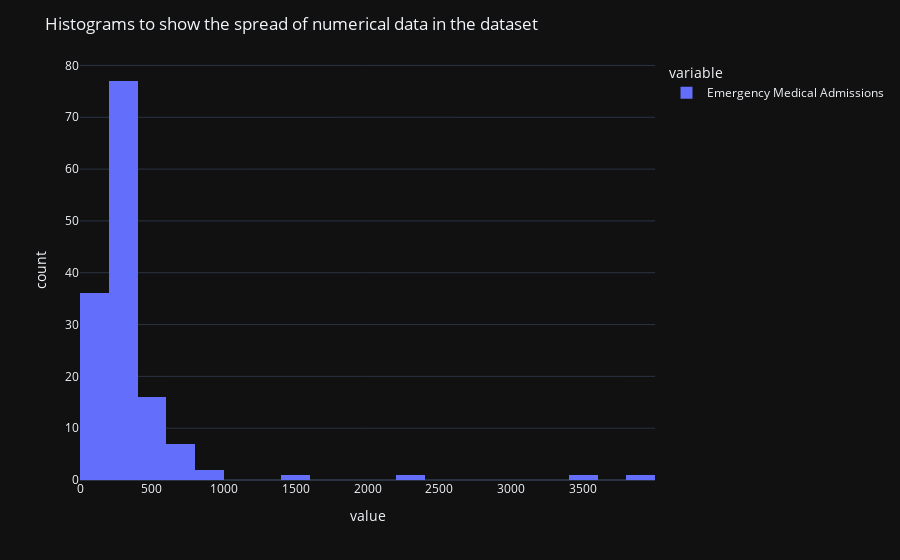
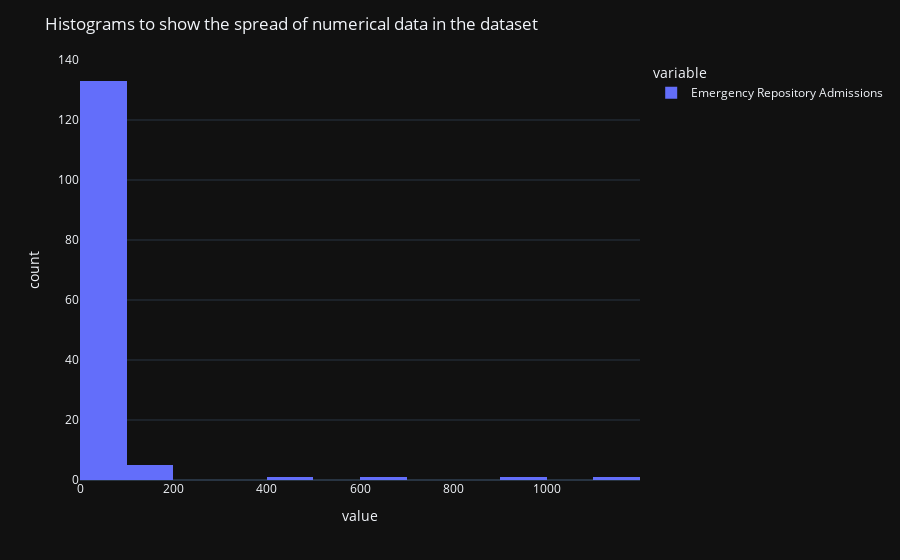
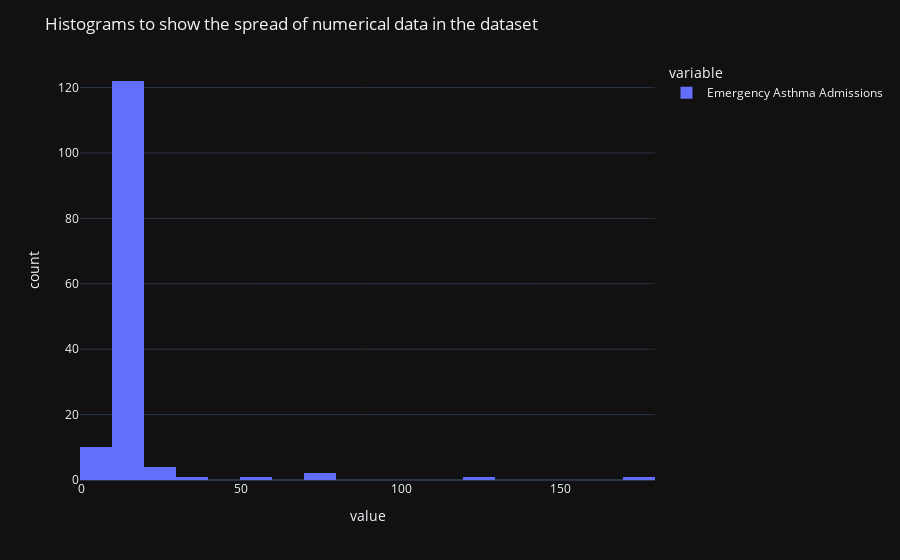
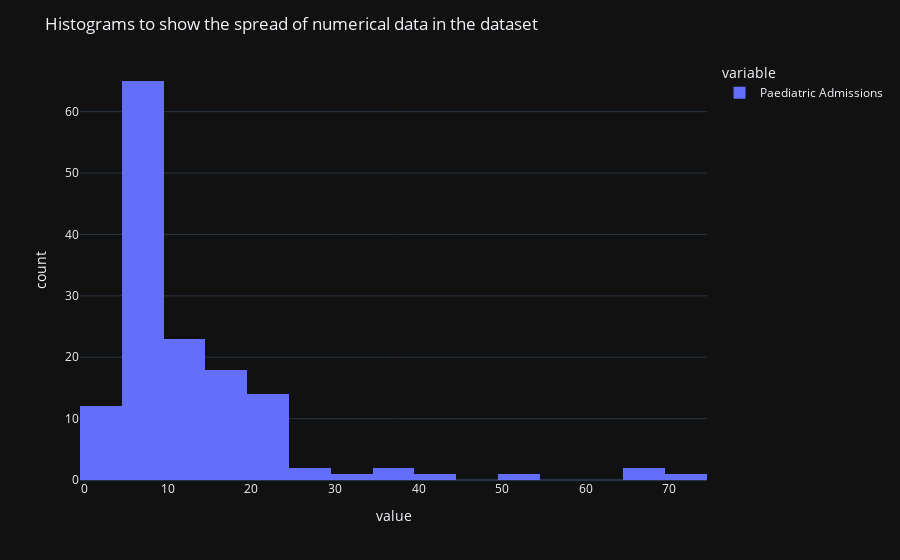

Notebook source saved alongside these figures, in order:
### Markdown cell above
# Distributions

### Code cell
numerical_cols = df.select_dtypes(include=['number']).columns.tolist()
for total in numerical_cols :
    figure = px.histogram(df, x=[total], nbins=20)
    figure.update_layout(title="Histograms to show the spread of numerical data in the dataset")
    figure.show()

### Figure 1 — Plotly figure (JSON) as saved in the notebook; plotly's stock layout.template omitted (floating-point values rounded to 4 significant figures; data arrays with more than 128 entries replaced by an {"elided": "..."} marker saying what was removed)
{"data": [{"alignmentgroup": "True", "bingroup": "x", "hovertemplate": "variable=Emergency Medical Admissions<br>value=%{x}<br>count=%{y}<extra></extra>", "legendgroup": "Emergency Medical Admissions", "marker": {"color": "#636efa", "pattern": {"shape": ""}}, "name": "Emergency Medical Admissions", "nbinsx": 20, "offsetgroup": "Emergency Medical Admissions", "orientation": "v", "showlegend": true, "x": {"elided": "142 int values"}, "xaxis": "x", "yaxis": "y", "type": "histogram"}], "layout": {"xaxis": {"anchor": "y", "domain": [0.0, 1.0], "title": {"text": "value"}}, "yaxis": {"anchor": "x", "domain": [0.0, 1.0], "title": {"text": "count"}}, "legend": {"title": {"text": "variable"}, "tracegroupgap": 0}, "margin": {"t": 60}, "barmode": "relative", "title": {"text": "Histograms to show the spread of numerical data in the dataset"}}}

### Figure 2 — Plotly figure (JSON) as saved in the notebook; plotly's stock layout.template omitted (floating-point values rounded to 4 significant figures; data arrays with more than 128 entries replaced by an {"elided": "..."} marker saying what was removed)
{"data": [{"alignmentgroup": "True", "bingroup": "x", "hovertemplate": "variable=Emergency Repository Admissions<br>value=%{x}<br>count=%{y}<extra></extra>", "legendgroup": "Emergency Repository Admissions", "marker": {"color": "#636efa", "pattern": {"shape": ""}}, "name": "Emergency Repository Admissions", "nbinsx": 20, "offsetgroup": "Emergency Repository Admissions", "orientation": "v", "showlegend": true, "x": {"elided": "142 int values"}, "xaxis": "x", "yaxis": "y", "type": "histogram"}], "layout": {"xaxis": {"anchor": "y", "domain": [0.0, 1.0], "title": {"text": "value"}}, "yaxis": {"anchor": "x", "domain": [0.0, 1.0], "title": {"text": "count"}}, "legend": {"title": {"text": "variable"}, "tracegroupgap": 0}, "margin": {"t": 60}, "barmode": "relative", "title": {"text": "Histograms to show the spread of numerical data in the dataset"}}}

### Figure 3 — Plotly figure (JSON) as saved in the notebook; plotly's stock layout.template omitted (floating-point values rounded to 4 significant figures; data arrays with more than 128 entries replaced by an {"elided": "..."} marker saying what was removed)
{"data": [{"alignmentgroup": "True", "bingroup": "x", "hovertemplate": "variable=Emergency Asthma Admissions<br>value=%{x}<br>count=%{y}<extra></extra>", "legendgroup": "Emergency Asthma Admissions", "marker": {"color": "#636efa", "pattern": {"shape": ""}}, "name": "Emergency Asthma Admissions", "nbinsx": 20, "offsetgroup": "Emergency Asthma Admissions", "orientation": "v", "showlegend": true, "x": {"elided": "142 int values"}, "xaxis": "x", "yaxis": "y", "type": "histogram"}], "layout": {"xaxis": {"anchor": "y", "domain": [0.0, 1.0], "title": {"text": "value"}}, "yaxis": {"anchor": "x", "domain": [0.0, 1.0], "title": {"text": "count"}}, "legend": {"title": {"text": "variable"}, "tracegroupgap": 0}, "margin": {"t": 60}, "barmode": "relative", "title": {"text": "Histograms to show the spread of numerical data in the dataset"}}}

### Figure 4 — Plotly figure (JSON) as saved in the notebook; plotly's stock layout.template omitted (floating-point values rounded to 4 significant figures; data arrays with more than 128 entries replaced by an {"elided": "..."} marker saying what was removed)
{"data": [{"alignmentgroup": "True", "bingroup": "x", "hovertemplate": "variable=Paediatric Admissions<br>value=%{x}<br>count=%{y}<extra></extra>", "legendgroup": "Paediatric Admissions", "marker": {"color": "#636efa", "pattern": {"shape": ""}}, "name": "Paediatric Admissions", "nbinsx": 20, "offsetgroup": "Paediatric Admissions", "orientation": "v", "showlegend": true, "x": {"elided": "142 int values"}, "xaxis": "x", "yaxis": "y", "type": "histogram"}], "layout": {"xaxis": {"anchor": "y", "domain": [0.0, 1.0], "title": {"text": "value"}}, "yaxis": {"anchor": "x", "domain": [0.0, 1.0], "title": {"text": "count"}}, "legend": {"title": {"text": "variable"}, "tracegroupgap": 0}, "margin": {"t": 60}, "barmode": "relative", "title": {"text": "Histograms to show the spread of numerical data in the dataset"}}}
